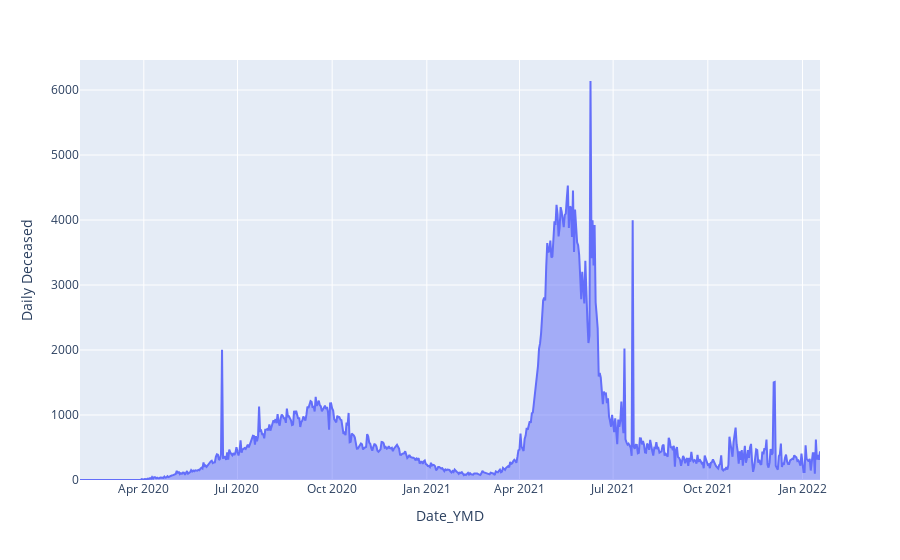

This figure's notebook cell:
### Code cell
px.area(data,x='Date_YMD',y='Daily Deceased')

### Figure 1 — Plotly figure (JSON) as saved in the notebook; plotly's stock layout.template omitted (floating-point values rounded to 4 significant figures; data arrays with more than 128 entries replaced by an {"elided": "..."} marker saying what was removed)
{"data": [{"fillpattern": {"shape": ""}, "hovertemplate": "Date_YMD=%{x}<br>Daily Deceased=%{y}<extra></extra>", "legendgroup": "", "line": {"color": "#636efa"}, "marker": {"symbol": "circle"}, "mode": "lines", "name": "", "orientation": "v", "showlegend": false, "stackgroup": "1", "type": "scatter", "x": {"elided": "720 str values"}, "xaxis": "x", "y": {"elided": "720 int values"}, "yaxis": "y"}], "layout": {"legend": {"tracegroupgap": 0}, "margin": {"t": 60}, "xaxis": {"anchor": "y", "domain": [0, 1], "title": {"text": "Date_YMD"}}, "yaxis": {"anchor": "x", "domain": [0, 1], "title": {"text": "Daily Deceased"}}}}
